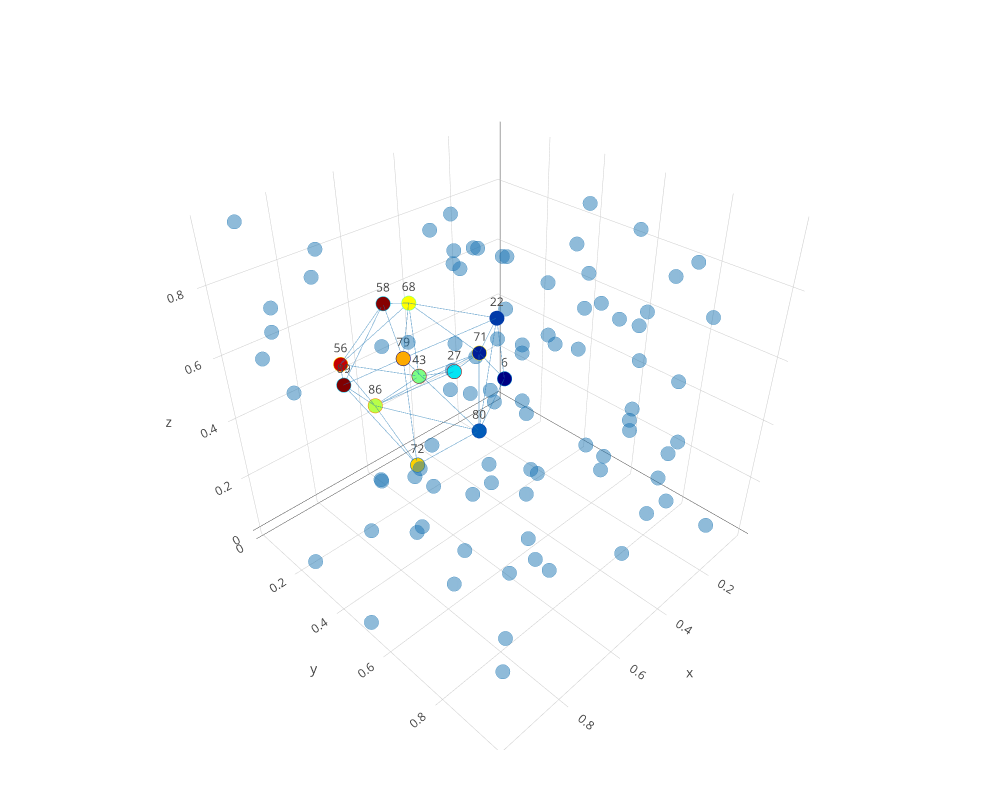

Notebook source saved alongside this figure:
### Code cell
plotclassrep_pjs(PH,dim=2, class=2)

### Figure 1 — Plotly figure (JSON) as saved in the notebook; plotly's stock layout.template omitted (floating-point values rounded to 4 significant figures)
{"data": [{"autocolorscale": false, "marker": {"cmax": 1, "cmin": 0, "color": [0, 0.05965, 0.3408, 0.1648, 0.4938, 0.1199, 0.5544, 0.6245, 0.6686, 0.9935, 0.928, 1, 0.7087], "colorscale": "Jet", "line": {"color": [0.2123, 0.6541, 0.9664, 0.1159, 1, 0.1223, 0.7488, 0.4744, 0.1727, 0.3048, 0.6639, 0.2901, 0], "colorscale": "Jet", "width": 2}, "opacity": 1, "size": 5, "symbol": "circle"}, "mode": "markers+text", "text": ["6", "71", "27", "80", "43", "22", "86", "68", "72", "58", "56", "89", "79"], "type": "scatter3d", "x": [0.5047, 0.4514, 0.5227, 0.6663, 0.5675, 0.5312, 0.7374, 0.6406, 0.8543, 0.7071, 0.7677, 0.9098, 0.8478], "y": [0.5179, 0.3684, 0.3437, 0.5911, 0.2459, 0.5172, 0.266, 0.3167, 0.5799, 0.3006, 0.1726, 0.3989, 0.5486], "z": [0.5438, 0.5319, 0.4932, 0.5018, 0.453, 0.733, 0.4485, 0.7391, 0.4974, 0.7569, 0.5502, 0.6617, 0.7733]}, {"autocolorscale": false, "marker": {"color": "rgb(31,119,180)", "line": {"color": "rgb(31,119,180)", "width": 2}, "opacity": 0.5, "size": 5, "symbol": "circle"}, "mode": "markers", "text": ["83", "28", "29", "69", "25", "19", "99", "75", "2", "85", "48", "62", "36", "77", "9", "96", "7", "53", "59", "45", "8", "17", "73", "84", "54", "14", "39", "78", "32", "49", "82", "5", "30", "61", "57", "93", "33", "21", "52", "12", "44", "94", "64", "88", "31", "40", "34", "1", "63", "81", "15", "90", "66", "92", "18", "100", "16", "3", "91", "95", "46", "51", "35", "74", "23", "55", "98", "10", "20", "24", "76", "37", "65", "87", "41", "50", "70", "60", "47", "97", "4", "67", "38", "13", "26", "42", "11"], "type": "scatter3d", "x": [0.4315, 0.2316, 0.211, 0.4482, 0.4222, 0.396, 0.2806, 0.2468, 0.4936, 0.5752, 0.7648, 0.4012, 0.4978, 0.3481, 0.4749, 0.4237, 0.2764, 0.2217, 0.5914, 0.7686, 0.1146, 0.1196, 0.1936, 0.249, 0.1295, 0.3326, 0.1056, 0.102, 0.796, 0.03882, 0.5987, 0.5088, 0.2534, 0.1236, 0.7433, 0.5051, 0.4756, 0.1429, 0.775, 0.6116, 0.08366, 0.2152, 0.4707, 0.03702, 0.2346, 0.5782, 0.3044, 0.5441, 0.6668, 0.3333, 0.3715, 0.3232, 0.6686, 0.4628, 0.8848, 0.4615, 0.1521, 0.1476, 0.2706, 0.04091, 0.8329, 0.8344, 0.03197, 0.7179, 0.1315, 0.8848, 0.8242, 0.0854, 0.7876, 0.1412, 0.9403, 0.3066, 0.1017, 0.9132, 0.9912, 0.9918, 0.06893, 0.8467, 0.9931, 0.1962, 0.5849, 0.9812, 0.8785, 0.9597, 0.9693, 0.9152, 0.989], "y": [0.3063, 0.5339, 0.4035, 0.566, 0.2212, 0.2072, 0.3711, 0.2664, 0.593, 0.2937, 0.4497, 0.1838, 0.3515, 0.3532, 0.4356, 0.3733, 0.7624, 0.2072, 0.1169, 0.6738, 0.5122, 0.5826, 0.7018, 0.6654, 0.6693, 0.225, 0.4539, 0.2997, 0.3444, 0.3931, 0.4404, 0.5281, 0.1589, 0.2196, 0.4376, 0.6153, 0.8978, 0.5167, 0.454, 0.4588, 0.3867, 0.1668, 0.2924, 0.2821, 0.8636, 0.71, 0.7945, 0.252, 0.6988, 0.9441, 0.9079, 0.03197, 0.1564, 0.9992, 0.7273, 0.9056, 0.646, 0.7908, 0.9001, 0.1418, 0.02074, 0.199, 0.3834, 0.04347, 0.8732, 0.05481, 0.8049, 0.5387, 0.2538, 0.02213, 0.8315, 0.861, 0.7919, 0.03373, 0.2735, 0.7647, 0.1935, 0.9885, 0.5158, 0.9896, 0.9666, 0.2532, 0.9747, 0.7146, 0.9821, 0.02871, 0.9941], "z": [0.3576, 0.5208, 0.502, 0.2354, 0.3946, 0.4683, 0.2883, 0.5475, 0.1894, 0.2407, 0.3297, 0.2965, 0.7954, 0.7793, 0.1228, 0.127, 0.3854, 0.4099, 0.5041, 0.4123, 0.6106, 0.5902, 0.344, 0.2253, 0.498, 0.7562, 0.6797, 0.5926, 0.2696, 0.5183, 0.8751, 0.8924, 0.707, 0.3209, 0.1296, 0.0417, 0.627, 0.1239, 0.141, 0.9187, 0.7391, 0.1957, 0.9157, 0.3438, 0.5705, 0.081, 0.7703, 0.0392, 0.08597, 0.4784, 0.2435, 0.7448, 0.08322, 0.5473, 0.2345, 0.1605, 0.8858, 0.1582, 0.2176, 0.2816, 0.4163, 0.8381, 0.8436, 0.8199, 0.7171, 0.6478, 0.7753, 0.002465, 0.01881, 0.2261, 0.4608, 0.8882, 0.8287, 0.5699, 0.8459, 0.6772, 0.03985, 0.4483, 0.01027, 0.1381, 0.9191, 0.03303, 0.7228, 0.9342, 0.3325, 0.9503, 0.2525]}, {"line": {"color": "#1f77b4", "width": 1.5}, "mode": "lines", "name": "Dim 1 Faces", "opacity": 0.5, "type": "scatter3d", "x": [0.5047, 0.5312], "y": [0.5179, 0.5172], "z": [0.5438, 0.733]}, {"line": {"color": "#1f77b4", "width": 1.5}, "mode": "lines", "name": "edge (6,71)", "opacity": 0.5, "showlegend": false, "type": "scatter3d", "x": [0.5047, 0.4514], "y": [0.5179, 0.3684], "z": [0.5438, 0.5319]}, {"line": {"color": "#1f77b4", "width": 1.5}, "mode": "lines", "name": "edge (6,80)", "opacity": 0.5, "showlegend": false, "type": "scatter3d", "x": [0.5047, 0.6663], "y": [0.5179, 0.5911], "z": [0.5438, 0.5018]}, {"line": {"color": "#1f77b4", "width": 1.5}, "mode": "lines", "name": "edge (22,68)", "opacity": 0.5, "showlegend": false, "type": "scatter3d", "x": [0.5312, 0.6406], "y": [0.5172, 0.3167], "z": [0.733, 0.7391]}, {"line": {"color": "#1f77b4", "width": 1.5}, "mode": "lines", "name": "edge (22,71)", "opacity": 0.5, "showlegend": false, "type": "scatter3d", "x": [0.5312, 0.4514], "y": [0.5172, 0.3684], "z": [0.733, 0.5319]}, {"line": {"color": "#1f77b4", "width": 1.5}, "mode": "lines", "name": "edge (22,79)", "opacity": 0.5, "showlegend": false, "type": "scatter3d", "x": [0.5312, 0.8478], "y": [0.5172, 0.5486], "z": [0.733, 0.7733]}, {"line": {"color": "#1f77b4", "width": 1.5}, "mode": "lines", "name": "edge (22,80)", "opacity": 0.5, "showlegend": false, "type": "scatter3d", "x": [0.5312, 0.6663], "y": [0.5172, 0.5911], "z": [0.733, 0.5018]}, {"line": {"color": "#1f77b4", "width": 1.5}, "mode": "lines", "name": "edge (27,43)", "opacity": 0.5, "showlegend": false, "type": "scatter3d", "x": [0.5227, 0.5675], "y": [0.3437, 0.2459], "z": [0.4932, 0.453]}, {"line": {"color": "#1f77b4", "width": 1.5}, "mode": "lines", "name": "edge (27,71)", "opacity": 0.5, "showlegend": false, "type": "scatter3d", "x": [0.5227, 0.4514], "y": [0.3437, 0.3684], "z": [0.4932, 0.5319]}, {"line": {"color": "#1f77b4", "width": 1.5}, "mode": "lines", "name": "edge (27,86)", "opacity": 0.5, "showlegend": false, "type": "scatter3d", "x": [0.5227, 0.7374], "y": [0.3437, 0.266], "z": [0.4932, 0.4485]}, {"line": {"color": "#1f77b4", "width": 1.5}, "mode": "lines", "name": "edge (43,56)", "opacity": 0.5, "showlegend": false, "type": "scatter3d", "x": [0.5675, 0.7677], "y": [0.2459, 0.1726], "z": [0.453, 0.5502]}, {"line": {"color": "#1f77b4", "width": 1.5}, "mode": "lines", "name": "edge (43,68)", "opacity": 0.5, "showlegend": false, "type": "scatter3d", "x": [0.5675, 0.6406], "y": [0.2459, 0.3167], "z": [0.453, 0.7391]}, {"line": {"color": "#1f77b4", "width": 1.5}, "mode": "lines", "name": "edge (43,71)", "opacity": 0.5, "showlegend": false, "type": "scatter3d", "x": [0.5675, 0.4514], "y": [0.2459, 0.3684], "z": [0.453, 0.5319]}, {"line": {"color": "#1f77b4", "width": 1.5}, "mode": "lines", "name": "edge (43,86)", "opacity": 0.5, "showlegend": false, "type": "scatter3d", "x": [0.5675, 0.7374], "y": [0.2459, 0.266], "z": [0.453, 0.4485]}, {"line": {"color": "#1f77b4", "width": 1.5}, "mode": "lines", "name": "edge (56,58)", "opacity": 0.5, "showlegend": false, "type": "scatter3d", "x": [0.7677, 0.7071], "y": [0.1726, 0.3006], "z": [0.5502, 0.7569]}, {"line": {"color": "#1f77b4", "width": 1.5}, "mode": "lines", "name": "edge (56,68)", "opacity": 0.5, "showlegend": false, "type": "scatter3d", "x": [0.7677, 0.6406], "y": [0.1726, 0.3167], "z": [0.5502, 0.7391]}, {"line": {"color": "#1f77b4", "width": 1.5}, "mode": "lines", "name": "edge (56,86)", "opacity": 0.5, "showlegend": false, "type": "scatter3d", "x": [0.7677, 0.7374], "y": [0.1726, 0.266], "z": [0.5502, 0.4485]}, {"line": {"color": "#1f77b4", "width": 1.5}, "mode": "lines", "name": "edge (56,89)", "opacity": 0.5, "showlegend": false, "type": "scatter3d", "x": [0.7677, 0.9098], "y": [0.1726, 0.3989], "z": [0.5502, 0.6617]}, {"line": {"color": "#1f77b4", "width": 1.5}, "mode": "lines", "name": "edge (58,68)", "opacity": 0.5, "showlegend": false, "type": "scatter3d", "x": [0.7071, 0.6406], "y": [0.3006, 0.3167], "z": [0.7569, 0.7391]}, {"line": {"color": "#1f77b4", "width": 1.5}, "mode": "lines", "name": "edge (58,79)", "opacity": 0.5, "showlegend": false, "type": "scatter3d", "x": [0.7071, 0.8478], "y": [0.3006, 0.5486], "z": [0.7569, 0.7733]}, {"line": {"color": "#1f77b4", "width": 1.5}, "mode": "lines", "name": "edge (58,89)", "opacity": 0.5, "showlegend": false, "type": "scatter3d", "x": [0.7071, 0.9098], "y": [0.3006, 0.3989], "z": [0.7569, 0.6617]}, {"line": {"color": "#1f77b4", "width": 1.5}, "mode": "lines", "name": "edge (68,71)", "opacity": 0.5, "showlegend": false, "type": "scatter3d", "x": [0.6406, 0.4514], "y": [0.3167, 0.3684], "z": [0.7391, 0.5319]}, {"line": {"color": "#1f77b4", "width": 1.5}, "mode": "lines", "name": "edge (68,79)", "opacity": 0.5, "showlegend": false, "type": "scatter3d", "x": [0.6406, 0.8478], "y": [0.3167, 0.5486], "z": [0.7391, 0.7733]}, {"line": {"color": "#1f77b4", "width": 1.5}, "mode": "lines", "name": "edge (71,80)", "opacity": 0.5, "showlegend": false, "type": "scatter3d", "x": [0.4514, 0.6663], "y": [0.3684, 0.5911], "z": [0.5319, 0.5018]}, {"line": {"color": "#1f77b4", "width": 1.5}, "mode": "lines", "name": "edge (71,86)", "opacity": 0.5, "showlegend": false, "type": "scatter3d", "x": [0.4514, 0.7374], "y": [0.3684, 0.266], "z": [0.5319, 0.4485]}, {"line": {"color": "#1f77b4", "width": 1.5}, "mode": "lines", "name": "edge (72,79)", "opacity": 0.5, "showlegend": false, "type": "scatter3d", "x": [0.8543, 0.8478], "y": [0.5799, 0.5486], "z": [0.4974, 0.7733]}, {"line": {"color": "#1f77b4", "width": 1.5}, "mode": "lines", "name": "edge (72,80)", "opacity": 0.5, "showlegend": false, "type": "scatter3d", "x": [0.8543, 0.6663], "y": [0.5799, 0.5911], "z": [0.4974, 0.5018]}, {"line": {"color": "#1f77b4", "width": 1.5}, "mode": "lines", "name": "edge (72,86)", "opacity": 0.5, "showlegend": false, "type": "scatter3d", "x": [0.8543, 0.7374], "y": [0.5799, 0.266], "z": [0.4974, 0.4485]}, {"line": {"color": "#1f77b4", "width": 1.5}, "mode": "lines", "name": "edge (72,89)", "opacity": 0.5, "showlegend": false, "type": "scatter3d", "x": [0.8543, 0.9098], "y": [0.5799, 0.3989], "z": [0.4974, 0.6617]}, {"line": {"color": "#1f77b4", "width": 1.5}, "mode": "lines", "name": "edge (79,80)", "opacity": 0.5, "showlegend": false, "type": "scatter3d", "x": [0.8478, 0.6663], "y": [0.5486, 0.5911], "z": [0.7733, 0.5018]}, {"line": {"color": "#1f77b4", "width": 1.5}, "mode": "lines", "name": "edge (79,89)", "opacity": 0.5, "showlegend": false, "type": "scatter3d", "x": [0.8478, 0.9098], "y": [0.5486, 0.3989], "z": [0.7733, 0.6617]}, {"line": {"color": "#1f77b4", "width": 1.5}, "mode": "lines", "name": "edge (80,86)", "opacity": 0.5, "showlegend": false, "type": "scatter3d", "x": [0.6663, 0.7374], "y": [0.5911, 0.266], "z": [0.5018, 0.4485]}, {"line": {"color": "#1f77b4", "width": 1.5}, "mode": "lines", "name": "edge (86,89)", "opacity": 0.5, "showlegend": false, "type": "scatter3d", "x": [0.7374, 0.9098], "y": [0.266, 0.3989], "z": [0.4485, 0.6617]}], "layout": {"height": 800, "hovermode": "closest", "margin": {"b": 50, "l": 50, "r": 50, "t": 50}, "scene": {"aspectmode": "manual", "aspectratio": {"x": 1, "y": 1.018}}, "showlegend": false, "width": 1000}}
